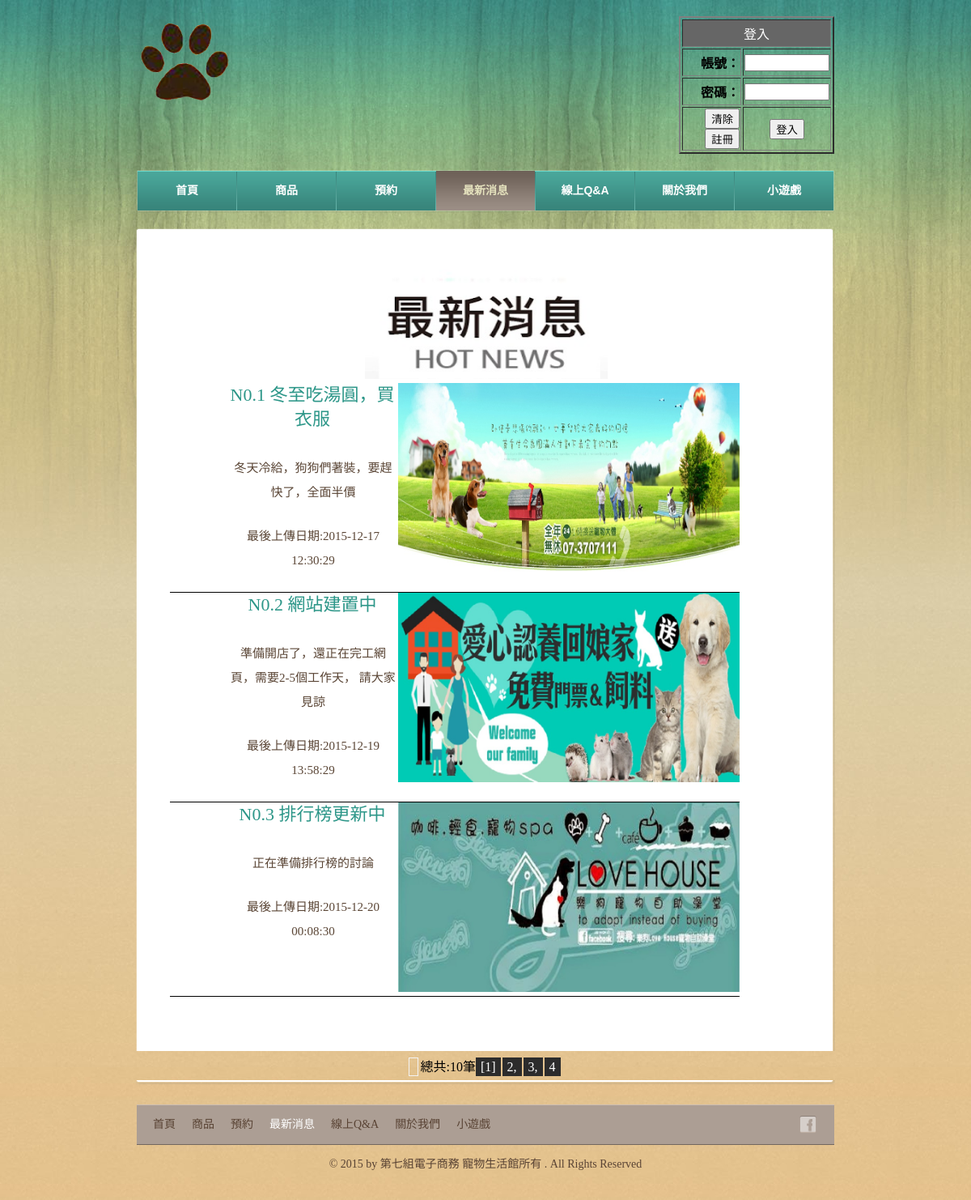
The page /dives.php on the database its author committed.
### tables this page shows
CREATE TABLE IF NOT EXISTS `news` (
  `識別碼` int(20) NOT NULL,
  `標題` varchar(20) NOT NULL,
  `內文` varchar(100) NOT NULL,
  `圖片` varchar(200) NOT NULL,
  `日期` datetime NOT NULL
);

### dives.php (the view, shortened to what this page needs)
<!DOCTYPE html>
<html>
<head>
	<link rel="stylesheet" href="css/style.css" type="text/css">
</head>
<body>
	<div id="background">
		<div id="page">
			<div id="header">
				<div id="logo">
					<a href="index.php"><img src="images/logo.png" alt="LOGO" height="112" width="118"></a>
				</div>
   </style>       <?php
				 if(isset($_SESSION['帳號'])&&$_SESSION['權限']==1)
				 {
					 echo $_SESSION['時間'] .'<br>';
					 echo $_SESSION['帳號'].'<br>';
					 echo '<a href="logout.php" class="button">登出</a>';
					  echo '<a href="registeredit.php" class="button">會員修改</a>';
					  echo '<a href="registeredit.php" class="button">優惠專區</a>';
					  echo '<a href="searchreservation.php" class="button">預約記錄</a>';
								echo '<a href="searchshopreservation.php" class="button">訂單記錄</a>';
				?>
				<?php
				}
				else
				{
				?>
                <div id="login">
					<table width="192"border="2" align="center"background="background2.jpg" >
<form name="sign" method="post" action="connect.php">
<tr bgcolor="#666666">
    <td height="30" colspan="2" align="center">
      <font color="#FFFFFF">登入</font>
    </td>
  </tr>
  <tr>
	  <td height="30" align="right" ><b>帳號： </b></td>
	  <td ><div style="float:left"><input type="text" size="10" id="account" name="account" onblur="checkaccount()"  ></div><div style="float:left" id="Checkac"></div></td>
  </tr>
  <tr>
	  <td height="30" align="right" ><b>密碼：</b></td>
	  <td><div style="float:left"><input type="password" size="10" id="Password" name="password" onblur="checkpd()"></div><div style="float:left" id="Checkpd"></div></td>
  </tr>
   <tr >
    <td height="30"  align="right" >
      <input type="reset" value="清除" onclick="clean()">
      <input type="button" value="註冊" onclick="register()">
      </td>
    <td height="30"  align="center"><input type="button" value="登入" onclick="send()">
    </tr>
  </form>
</table>
			 </div>
                         <?php } ?>
			  <div id="navigation">
					<ul>
						<li>
							<a href="index.php">首頁</a>
						</li>
						<li>
							<a href="about.php">商品</a>
						</li>
						<li>
							<a href="rooms.php">預約</a>
						</li>
						<li class="selected">
							<a href="dives.php">最新消息</a>
						</li>
						<li>
							<a href="foods.php">線上Q&A </a>
						</li>
						<li>
							<a href="news.php">關於我們</a>
						</li>
						<li>
							<a href="contact.php">小遊戲</a>
						</li>
					</ul>
				</div>
			</div>
			<div id="contents">
				<div class="box">
                	<div>
						<div class="body">
							<h1 align="center"><img src="images/Logo/最新消息.jpg" alt="LOGO" height="150px" width="300px">
							<div class="big" id="sites">
							<?php
							$sql="select * from news";
							$row=mysql_query($sql);
							$total=mysql_num_rows($row);
							$count=ceil($total/3);
							if(isset($_GET['page']))
							{
									$min=($_GET['page']-1)*3;
									$max=$_GET['page']*3;
									$counts = intval($_GET["page"]);
									if($_GET['page']==$count)
								{
								    $min=($_GET['page']-1)*3;
									$max=$total;
									$counts = intval($_GET["page"]);
								}
							}
							else
							{
								$counts=1;
								$min=0;
									$max=3;
							}
							for ($i=$min; $i<$max ; $i++) {
								 ?>
								<div class="small">
									<div class="right">
										<img src="images/<?php echo mysql_result($row,$i,"圖片");?>" alt="Img">
                                        </div>
									<div  class="left">
										<h2><a href="dives.php">n0.<?php echo mysql_result($row,$i,"識別碼");?> <?php echo mysql_result($row,$i,"標題");?></a></h2>
										<p>
											<?php echo mysql_result($row,$i,"內文");?>
										</p>
                                        <p>
                                        最後上傳日期:<?php echo mysql_result($row,$i,"日期");?>
                                        </p>
								                            	</div>
                                                          </div>
							<?php }?>
                             </div>
                          </div>
<div class="green-black">
<span class="disabled"></span>
                          <?php
echo "總共:".$total."筆";
for($i=1;$i<=$count;$i++) {
if($i == $counts) {
echo'<a href="dives.php?page='.$i.'" >[' . $i . ']</a>';
}
else if($i == $count) {
echo '<a href="dives.php?page='.$i.'" >' . $i . '</a>';
}
else {
echo '<a href="dives.php?page='.$i.'">' . $i . ',</a>';
}
}
?>
</div>
                     </div>
			    </div>
		   </div>
		<div id="footer">
			<div>
				<ul class="navigation">
					<li>
						<a href="index.php">首頁</a>
					</li>
					<li>
						<a href="about.php">商品</a>
					</li>
					<li>
						<a href="rooms.php">預約</a>
					</li>
					<li class="active">
						<a href="dives.php">最新消息</a>
					</li>
					<li>
						<a href="foods.php">線上Q&A </a>
					</li>
					<li>
						<a href="news.php">關於我們</a>
					</li>
					<li>
						<a href="contact.php">小遊戲</a>
					</li>
				</ul>
				<div id="connect">
                    <a href="http://freewebsitetemplates.com/go/facebook/" target="_blank" class="facebook"></a>
				</div>
			</div>
			<p>
				© 2015 by 第七組電子商務 寵物生活館所有 . All Rights Reserved
			</p>
		</div>
	</div>
</body>
</html>

### css/style.css (style rules this page uses)
body { background: #ffb744 url(../images/bg-body.jpg) repeat left bottom; font-family: "Times New Roman", Times, serif; margin: 0; }
#background { background: url(../images/bg-pattern.jpg) repeat-x center top; min-height: 1318px; }
#page { width: 960px; margin: 0 auto; }
img { border: 0; }
#navigation li, #navigation li a:hover, #navigation li.selected a { background-image: url(../images/bg-menu.png); background-repeat: repeat-x; }
#contents div.box, #contents div.box > div, #contents div.body { background-image: url(../images/content-box.png); background-repeat: no-repeat; }
#header { margin-bottom: 20px; padding-top: 20px; }
#logo { float: left; margin-bottom: 20px; margin-left: 49px; }
#login { float: right; margin-bottom: 20px; margin-right: 49px; }
#navigation { background: url(../images/bg-navigation.png) no-repeat; clear: both; height: 50px; width: 860px; margin: 0 auto; padding: 1px; }
#navigation ul { display: inline-block; width: 860px; list-style: none; margin: 0; padding: 0; }
#navigation li { float: left; background-position: 0 -118px; background-repeat: no-repeat; height: 49px; width: 122px; margin: 0; padding-left: 1px; text-align: center; }
#navigation li:first-child { background: none; margin-left: 0; padding-left: 0; }
#navigation li a { color: #fff; display: block; font: bold 14px/48px Arial, Helvetica, sans-serif; height: 49px; text-decoration: none; text-transform: uppercase; }
#navigation li.selected a { background-position: 0 0; color: #e4e1bd; }
#contents { display: inline-block; width: 865px; padding: 0 47px; }
#contents h1 { color: #316e66; font: 26px/30px "Times New Roman", Times, serif; margin: 18px 0 20px; padding-left: 2px; text-transform: uppercase; }
#contents div.body h1, #contents h2 { color: #316e66; font: 30px/30px "Times New Roman", Times, serif; margin: 0 0 18px; text-transform: uppercase; }
#contents h2 { font-size: 22px; margin: 0 0 30px; }
#contents h2 a { color: #2c9688; text-decoration: none; }
#contents p { color: #5a4535; font-size: 15px; line-height: 30px; margin: 0; padding: 0 0 24px 2px; }
#contents div.box { background-position: left bottom; margin-bottom: 20px; margin-left: 1px; padding: 0 0 6px; }
#contents div.box > div { background-position: -1745px top; padding: 6px 0 0; }
#contents div.body { background-position: -871px top; background-repeat: repeat-y; min-height: 980px; padding: 30px 40px 0; }
#rooms, #foods, #sites { list-style: none; margin: 0; padding: 0; }
#footer { color: #594334; font-size: 14px; line-height: 48px; margin: -38px 0 20px; padding-top: 42px; text-transform: uppercase; }
#footer > div { background-color: #ac9e94; height: 48px; width: 822px; border-bottom: 1px solid #72675f; border-top: 1px solid #cdbeb2; margin: 0 auto; padding: 0 20px; text-align: right; }
#footer ul.navigation { float: left; display: inline-block; list-style: none; margin: 0; padding: 0; }
#footer ul.navigation li { float: left; margin-right: 10px; }
#footer ul.navigation li a { color: #594334; padding: 0 5px; text-decoration: none; }
#footer ul.navigation li:first-child a { border-left: 0; padding-left: 0; }
#footer ul.navigation li.active a { color: #fff; }
#footer p { margin: 0; text-align: center; text-transform: none; }
#connect { float: right; display: inline-block; line-height: 26px; margin: 12px 0 0; }
#connect a { background: url(../images/icons.png) no-repeat; display: inline-block; height: 23px; width: 23px; margin-left: 10px; }
#connect a.facebook { background-position: 0 -98px; }
.big { width: 100%; }
.small { width:90%; float: left; border-bottom: 1px solid #000; }
.right { float: right; width: 60%; }
.right img { width: 100%; }
.left { float: right; max-width:30%; }

### dives.php (style rules this page uses)
DIV.green-black { PADDING-RIGHT: 3px; PADDING-LEFT: 3px; PADDING-BOTTOM: 3px; MARGIN: 3px; PADDING-TOP: 3px; TEXT-ALIGN: center }
DIV.green-black A { BORDER-RIGHT: #2c2c2c 1px solid; PADDING-RIGHT: 5px; BORDER-TOP: #2c2c2c 1px solid; PADDING-LEFT: 5px; BACKGROUND: url(images/pageimage1.gif) #2c2c2c; PADDING-BOTTOM: 2px; BORDER-LEFT: #2c2c2c 1px solid; COLOR: #fff; MARGIN-RIGHT: 2px; PADDING-TOP: 2px; BORDER-BOTTOM: #2c2c2c 1px solid; TEXT-DECORATION: none }
DIV.green-black SPAN.disabled { BORDER-RIGHT: #f3f3f3 1px solid; PADDING-RIGHT: 5px; BORDER-TOP: #f3f3f3 1px solid; PADDING-LEFT: 5px; PADDING-BOTTOM: 2px; BORDER-LEFT: #f3f3f3 1px solid; COLOR: #ccc; MARGIN-RIGHT: 2px; PADDING-TOP: 2px; BORDER-BOTTOM: #f3f3f3 1px solid }

### rows shown on the page
news: 圖片 (picture), 識別碼 "1", 標題 "冬至吃湯圓，買衣服", 內文 "冬天冷給，狗狗們著裝，要趕快了，全面半價", 日期 "2015-12-17 12:30:29"
news: 圖片 (picture), 識別碼 "2", 標題 "網站建置中", 內文 "準備開店了，還正在完工網頁，需要2-5個工作天， 請大家見諒", 日期 "2015-12-19 13:58:29"
news: 圖片 (picture), 識別碼 "3", 標題 "排行榜更新中", 內文 "正在準備排行榜的討論", 日期 "2015-12-20 00:08:30"

### other values the page prints
$total "10"
